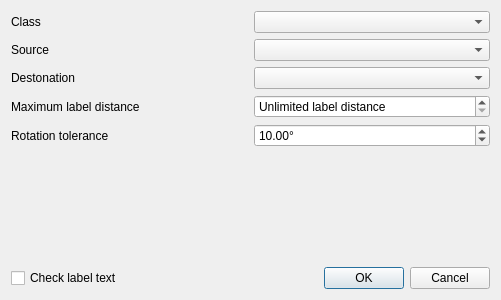
<?xml version="1.0" encoding="UTF-8"?>
<ui version="4.0">
 <class>LabelDialog</class>
 <widget class="QDialog" name="LabelDialog">
  <property name="geometry">
   <rect>
    <x>0</x>
    <y>0</y>
    <width>500</width>
    <height>300</height>
   </rect>
  </property>
  <property name="windowTitle">
   <string>Fit labels</string>
  </property>
  <property name="windowIcon">
   <iconset theme="format-text-italic"/>
  </property>
  <layout class="QGridLayout" name="gridLayout">
   <item row="0" column="0">
    <widget class="QLabel" name="classLabel">
     <property name="text">
      <string>Class</string>
     </property>
    </widget>
   </item>
   <item row="0" column="1">
    <widget class="QComboBox" name="classCombo"/>
   </item>
   <item row="1" column="0">
    <widget class="QLabel" name="sourceLabel">
     <property name="text">
      <string>Source</string>
     </property>
    </widget>
   </item>
   <item row="1" column="1">
    <widget class="QComboBox" name="sourceCombo"/>
   </item>
   <item row="2" column="0">
    <widget class="QLabel" name="destonationLabel">
     <property name="text">
      <string>Destonation</string>
     </property>
    </widget>
   </item>
   <item row="2" column="1">
    <widget class="QComboBox" name="destonationCombo"/>
   </item>
   <item row="3" column="0">
    <widget class="QLabel" name="distanceLabel">
     <property name="text">
      <string>Maximum label distance</string>
     </property>
     <property name="buddy">
      <cstring>distanceSpin</cstring>
     </property>
    </widget>
   </item>
   <item row="3" column="1">
    <widget class="QDoubleSpinBox" name="distanceSpin">
     <property name="specialValueText">
      <string>Unlimited label distance</string>
     </property>
     <property name="suffix">
      <string> m</string>
     </property>
     <property name="maximum">
      <double>10.000000000000000</double>
     </property>
     <property name="singleStep">
      <double>0.010000000000000</double>
     </property>
    </widget>
   </item>
   <item row="4" column="0">
    <widget class="QLabel" name="rotationLabel">
     <property name="text">
      <string>Rotation tolerance</string>
     </property>
     <property name="buddy">
      <cstring>rotationSpin</cstring>
     </property>
    </widget>
   </item>
   <item row="4" column="1">
    <widget class="QDoubleSpinBox" name="rotationSpin">
     <property name="suffix">
      <string>°</string>
     </property>
     <property name="maximum">
      <double>180.000000000000000</double>
     </property>
     <property name="value">
      <double>10.000000000000000</double>
     </property>
    </widget>
   </item>
   <item row="6" column="0" colspan="2">
    <layout class="QHBoxLayout" name="horizontalLayout">
     <item>
      <widget class="QCheckBox" name="infoCheck">
       <property name="text">
        <string>Check label text</string>
       </property>
      </widget>
     </item>
     <item>
      <widget class="QDialogButtonBox" name="buttonBox">
       <property name="orientation">
        <enum>Qt::Horizontal</enum>
       </property>
       <property name="standardButtons">
        <set>QDialogButtonBox::Cancel|QDialogButtonBox::Ok</set>
       </property>
      </widget>
     </item>
    </layout>
   </item>
   <item row="5" column="0" colspan="2">
    <spacer name="verticalSpacer">
     <property name="orientation">
      <enum>Qt::Vertical</enum>
     </property>
     <property name="sizeHint" stdset="0">
      <size>
       <width>479</width>
       <height>71</height>
      </size>
     </property>
    </spacer>
   </item>
  </layout>
 </widget>
 <resources/>
 <connections>
  <connection>
   <sender>buttonBox</sender>
   <signal>accepted()</signal>
   <receiver>LabelDialog</receiver>
   <slot>accept()</slot>
   <hints>
    <hint type="sourcelabel">
     <x>458</x>
     <y>289</y>
    </hint>
    <hint type="destinationlabel">
     <x>157</x>
     <y>274</y>
    </hint>
   </hints>
  </connection>
  <connection>
   <sender>buttonBox</sender>
   <signal>rejected()</signal>
   <receiver>LabelDialog</receiver>
   <slot>reject()</slot>
   <hints>
    <hint type="sourcelabel">
     <x>489</x>
     <y>289</y>
    </hint>
    <hint type="destinationlabel">
     <x>286</x>
     <y>274</y>
    </hint>
   </hints>
  </connection>
  <connection>
   <sender>classCombo</sender>
   <signal>currentIndexChanged(int)</signal>
   <receiver>LabelDialog</receiver>
   <slot>currentClassChanged(int)</slot>
   <hints>
    <hint type="sourcelabel">
     <x>398</x>
     <y>28</y>
    </hint>
    <hint type="destinationlabel">
     <x>668</x>
     <y>22</y>
    </hint>
   </hints>
  </connection>
 </connections>
 <slots>
  <slot>currentClassChanged(int)</slot>
 </slots>
</ui>
